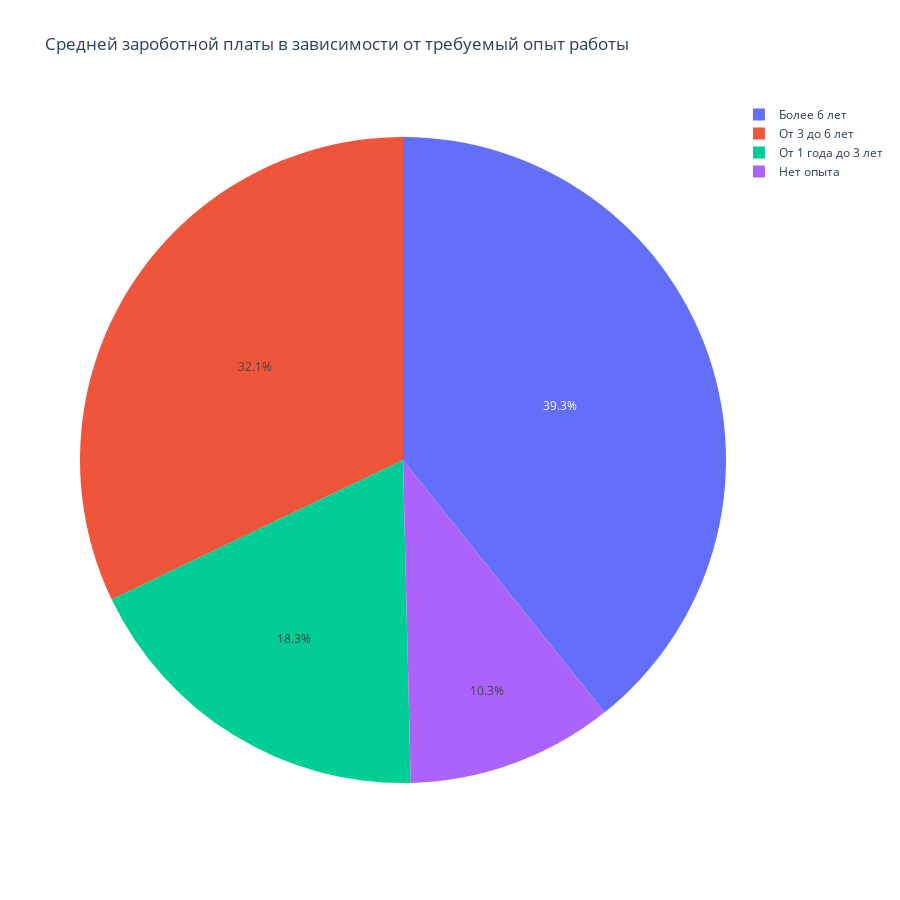

This figure's notebook cell:
### Markdown cell above
Рсчет средней зароботной платы в зависимости от требуемый опыт работы

### Code cell
# текст запроса
query_4_7 = f'''
SELECT 
    experience "Требуемый опыт работы",                         -- выбираем столбец schedule, задаём ему алиас "Требуемый опыт работы"
    ROUND(((AVG(salary_from))+(AVG(salary_to)))/2) "Средняя ЗП" -- расчитываем среднюю ЗП, задаём ему алиас "Средняя ЗП"
FROM vacancies
GROUP BY                                                        -- Группируем по experience
    experience
ORDER BY 2 DESC                                                 -- Сортируем по убыванию ЗП                                                                                    
            '''

# результат запроса
df = pd.read_sql_query(query_4_7, connection) # используем метод read_sql_query, чтобы получить результаты запроса сразу в виде датафрейма
display(df)

# Создаем круговую диаграмму для визуализации полученных данных
fig = px.pie(
    df,
    values='Средняя ЗП',
    names='Требуемый опыт работы',
    height=900,
    width=900,
    title='Средней зароботной платы в зависимости от требуемый опыт работы',
)
fig.show()

### Figure 1 — Plotly figure (JSON) as saved in the notebook; plotly's stock layout.template omitted (floating-point values rounded to 4 significant figures)
{"data": [{"domain": {"x": [0, 1], "y": [0, 1]}, "hovertemplate": "Требуемый опыт работы=%{label}<br>Средняя ЗП=%{value}<extra></extra>", "labels": ["Более 6 лет", "От 3 до 6 лет", "От 1 года до 3 лет", "Нет опыта"], "legendgroup": "", "name": "", "showlegend": true, "type": "pie", "values": [173987, 142259, 80946, 45845]}], "layout": {"height": 900, "legend": {"tracegroupgap": 0}, "title": {"text": "Средней зароботной платы в зависимости от требуемый опыт работы"}, "width": 900}}
